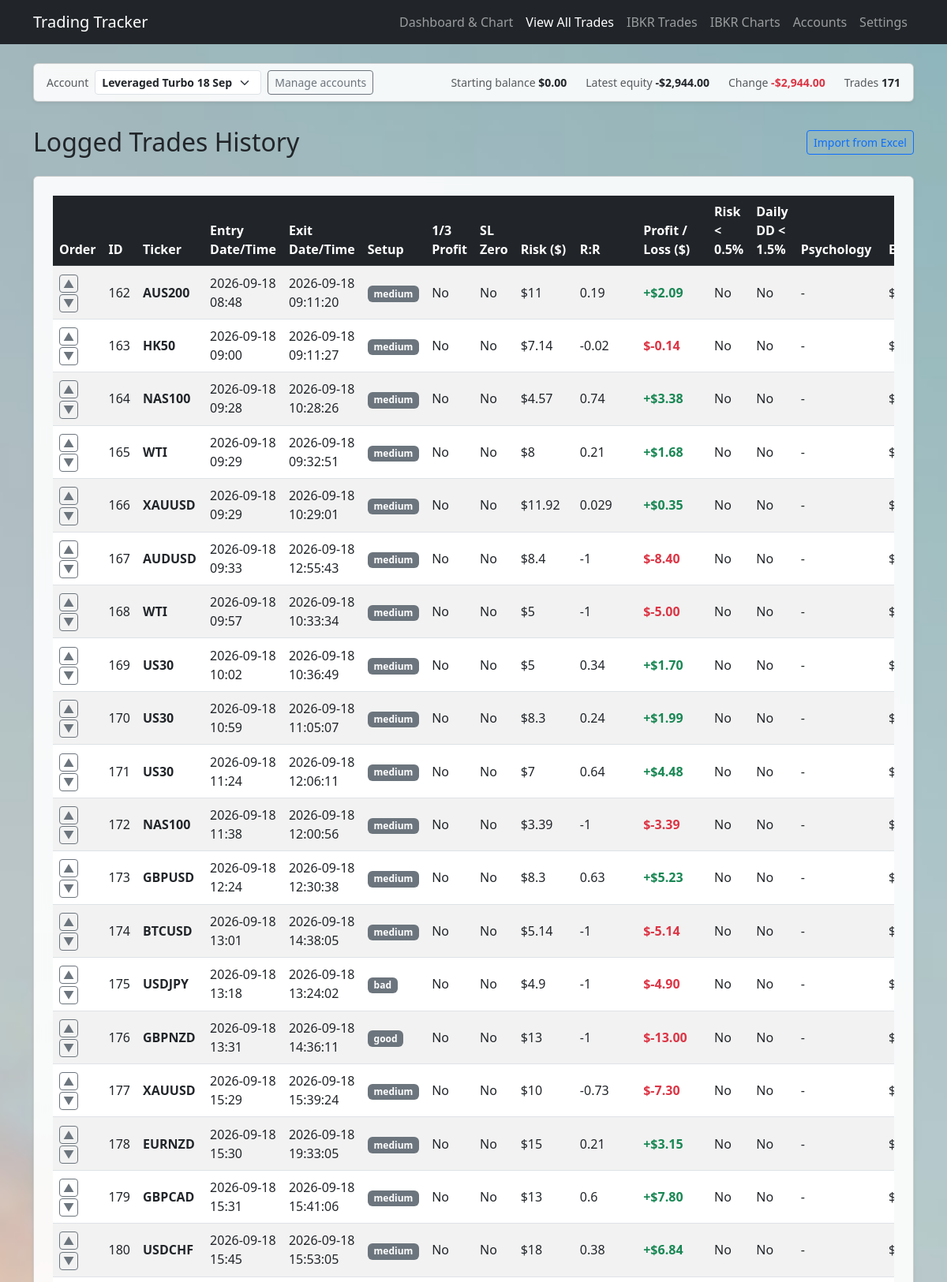
The app's page /trades-list (upper part) with its own data.
### flask_app.py (models this page shows)
class Account(db.Model):
    id = db.Column(db.Integer, primary_key=True)
    name = db.Column(db.String(60), unique=True, nullable=False)
    starting_balance = db.Column(db.Float, nullable=True)
    created = db.Column(db.DateTime, default=datetime.utcnow)

class Trade(db.Model):
    id = db.Column(db.Integer, primary_key=True)
    position = db.Column(db.Integer, default=0)
    setup_quality_str = db.Column(db.String(20), nullable=False)
    ticker = db.Column(db.String(20), nullable=False)
    entry_datetime = db.Column(db.String(50), nullable=False)
    profit_taken_str = db.Column(db.String(10), nullable=False)
    stop_loss_zero_str = db.Column(db.String(10), nullable=False)
    current_equity = db.Column(db.Float, nullable=False)
    risk_str = db.Column(db.String(20), nullable=False)
    risk_reward_str = db.Column(db.String(20), nullable=False)
    risk_under_half_str = db.Column(db.String(10), nullable=True)
    daily_risk_str = db.Column(db.String(10), nullable=True)
    overtrading_str = db.Column(db.String(10), nullable=True, default='no')
    revenge_trading_str = db.Column(db.String(10), nullable=True, default='no')
    impatient_trading_str = db.Column(db.String(10), nullable=True, default='no')
    fearful_trading_str = db.Column(db.String(10), nullable=True, default='no')
    setup_score = db.Column(db.Float, nullable=False)
    profit_score = db.Column(db.Float, nullable=False)
    stop_loss_score = db.Column(db.Float, nullable=False)
    risk_score = db.Column(db.Float, nullable=False)
    risk_reward_score = db.Column(db.Float, nullable=False)
    daily_risk_score = db.Column(db.Float, nullable=True, default=0.0)
    psychology_score = db.Column(db.Float, nullable=True, default=0.0)
    total_score = db.Column(db.Float, nullable=False)
    timestamp = db.Column(db.DateTime, default=datetime.utcnow)
    screenshot_url = db.Column(db.String(500), nullable=True)
    account_id = db.Column(db.Integer, db.ForeignKey('account.id'), nullable=True)
    exit_datetime = db.Column(db.String(50), nullable=True)
    @property
    def psychology_flags(self):
        flags = []
        if self.overtrading_str == 'yes':
            flags.append('Overtrading')
        if self.revenge_trading_str == 'yes':
            flags.append('Revenge')
        if self.impatient_trading_str == 'yes':
            flags.append('Impatient')
        if self.fearful_trading_str == 'yes':
            flags.append('Fearful')
        return flags

### flask_app.py (the view)
@app.route('/trades-list')
def trades_list():
    all_trades = (
        Trade.query.filter_by(account_id=get_active_account().id)
        .order_by(Trade.position.asc())
        .all()
    )
    return render_template('trades.html', trades=all_trades)

### flask_app.py (called while the page is built)
def get_active_account():
    try:
        account = db.session.get(Account, int(request.cookies.get('account_id', '')))
    except ValueError:
        account = None
    return account or Account.query.order_by(Account.id.asc()).first()

def trade_profit_loss(trade):
    try:
        return float(trade.risk_str) * float(trade.risk_reward_str)
    except (TypeError, ValueError):
        return 0.0

def account_summary(account):
    trades = (
        Trade.query.filter_by(account_id=account.id)
        .order_by(Trade.position.asc())
        .all()
    )
    start = account.starting_balance
    latest = trades[-1].current_equity if trades else start
    change = latest - start if latest is not None and start is not None else None
    change_pct = change / start * 100 if change is not None and start and start > 0 else None
    return {
        'trade_count': len(trades),
        'starting_balance': start,
        'latest_equity': latest,
        'change': change,
        'change_pct': change_pct,
        'net_pl': sum(trade_profit_loss(t) for t in trades),
        'avg_score': (
            sum(t.total_score for t in trades) / len(trades) if trades else None
        ),
    }

@app.context_processor
def inject_accounts():
    return {
        'accounts': Account.query.order_by(Account.id.asc()).all(),
        'active_account': get_active_account(),
        'account_summary': account_summary,
    }

### templates/trades.html (shortened to what this page needs)
<!DOCTYPE html>
<html lang="en">
<head>
    <link href="https://cdn.jsdelivr.net/npm/bootstrap@5.3.0/dist/css/bootstrap.min.css" rel="stylesheet">
</head>
<body class="wallpaper-bg">
    <nav class="navbar navbar-expand-lg navbar-dark bg-dark mb-4">
        <div class="container">
            <a class="navbar-brand" href="/">Trading Tracker</a>
            <div class="navbar-nav">
                <a class="nav-link" href="/">Dashboard & Chart</a>
                <a class="nav-link active" href="/trades-list">View All Trades</a>
                <a class="nav-link" href="/ibkr">IBKR Trades</a>
                <a class="nav-link" href="/ibkr-charts">IBKR Charts</a>
                <a class="nav-link" href="/accounts">Accounts</a>
                <a class="nav-link" href="/settings">Settings</a>
            </div>
        </div>
    </nav>
{% include '_account_bar.html' %}
    <div class="container py-3">
        <div class="d-flex justify-content-between align-items-center mb-4">
            <h2 class="m-0">Logged Trades History</h2>
            <a href="/import-screenshots" class="btn btn-outline-primary btn-sm">Import from Excel</a>
        </div>
        <div class="card shadow-sm p-4">
            <div class="table-responsive">
                <table class="table table-striped table-hover align-middle">
                    <thead class="table-dark">
                        <tr>
                            <th>Order</th>
                            <th>ID</th>
                            <th>Ticker</th>
                            <th>Entry Date/Time</th>
                            <th>Exit Date/Time</th>
                            <th>Setup</th>
                            <th>1/3 Profit</th>
                            <th>SL Zero</th>
                            <th>Risk ($)</th>
                            <th>R:R</th>
                            <th>Profit / Loss ($)</th>
                            <th>Risk &lt; 0.5%</th>
                            <th>Daily DD &lt; 1.5%</th>
                            <th>Psychology</th>
                            <th>Equity</th>
                        </tr>
                    </thead>
                    <tbody>
                        {% for trade in trades %}
                        {% set risk_val = trade.risk_str | float(0) %}
                        {% set rr_val = trade.risk_reward_str | float(0) %}
                        {% set pl_val = rr_val * risk_val %}
                        <tr>
                            <td>
                                <a href="/trade/move/{{ trade.id }}/up" class="btn btn-sm btn-outline-secondary py-0 px-1" title="Move Up">▲</a>
                                <a href="/trade/move/{{ trade.id }}/down" class="btn btn-sm btn-outline-secondary py-0 px-1" title="Move Down">▼</a>
                            </td>
                            <td>{{ trade.id }}</td>
                            <td><strong>{{ trade.ticker }}</strong></td>
                            <td>{{ trade.entry_datetime.replace('T', ' ') }}</td>
                            <td>{% if trade.exit_datetime %}{{ trade.exit_datetime.replace('T', ' ') }}{% else %}-{% endif %}</td>
                            <td><span class="badge bg-secondary">{{ trade.setup_quality_str }}</span></td>
                            <td>{{ trade.profit_taken_str | capitalize }}</td>
                            <td>{{ trade.stop_loss_zero_str | capitalize }}</td>
                            <td>${{ trade.risk_str }}</td>
                            <td>{{ trade.risk_reward_str }}</td>
                            <td>
                                <span class="fw-bold {% if pl_val >= 0 %}text-success{% else %}text-danger{% endif %}">
                                    {{ "+" if pl_val > 0 else "" }}${{ "%.2f"|format(pl_val) }}
                                </span>
                            </td>
                            <td>{{ (trade.risk_under_half_str or "-") | capitalize }}</td>
                            <td>{{ (trade.daily_risk_str or "-") | capitalize }}</td>
                            <td>{{ trade.psychology_flags | join(", ") or "-" }}</td>
                            <td>${{ "%.2f"|format(trade.current_equity) }}</td>
                        </tr>
                        {% else %}
                        <tr>
                            <td colspan="18" class="text-center text-muted py-4">No trades logged yet.</td>
                        </tr>
                        {% endfor %}
                    </tbody>
                </table>
            </div>
        </div>
    </div>
</body>
</html>

### templates/_account_macros.html
{% macro money(v) -%}
{%- if v is none -%}&mdash;{%- else -%}{{ '-' if v < 0 else '' }}${{ '{:,.2f}'.format(v | abs) }}{%- endif -%}
{%- endmacro %}
{% macro signed(v) -%}
{%- if v is none -%}&mdash;{%- else -%}{{ '+' if v > 0 else '-' if v < 0 else '' }}${{ '{:,.2f}'.format(v | abs) }}{%- endif -%}
{%- endmacro %}
{% macro tone(v) -%}
{{ 'text-success' if v is not none and v > 0 else 'text-danger' if v is not none and v < 0 else '' }}
{%- endmacro %}

### records on screen
Account: starting_balance "0.00"
Trade: current_equity "-", current_equity "2,944.00"
Trade: id "162", ticker "AUS200", entry_datetime.replace "2026-09-18 08:48", exit_datetime.replace "2026-09-18 09:11:20", setup_quality_str "medium", profit_taken_str "No", stop_loss_zero_str "No", risk_str "11", risk_reward_str "0.19", value "+", pl_val "2.09", risk_under_half_str "No", daily_risk_str "No", psychology_flags "-"
Trade: id "163", ticker "HK50", entry_datetime.replace "2026-09-18 09:00", exit_datetime.replace "2026-09-18 09:11:27", setup_quality_str "medium", profit_taken_str "No", stop_loss_zero_str "No", risk_str "7.14", risk_reward_str "-0.02", pl_val "-0.14", risk_under_half_str "No", daily_risk_str "No", psychology_flags "-"
Trade: id "164", ticker "NAS100", entry_datetime.replace "2026-09-18 09:28", exit_datetime.replace "2026-09-18 10:28:26", setup_quality_str "medium", profit_taken_str "No", stop_loss_zero_str "No", risk_str "4.57", risk_reward_str "0.74", value "+", pl_val "3.38", risk_under_half_str "No", daily_risk_str "No", psychology_flags "-"
Trade: id "165", ticker "WTI", entry_datetime.replace "2026-09-18 09:29", exit_datetime.replace "2026-09-18 09:32:51", setup_quality_str "medium", profit_taken_str "No", stop_loss_zero_str "No", risk_str "8", risk_reward_str "0.21", value "+", pl_val "1.68", risk_under_half_str "No", daily_risk_str "No", psychology_flags "-"
Trade: id "166", ticker "XAUUSD", entry_datetime.replace "2026-09-18 09:29", exit_datetime.replace "2026-09-18 10:29:01", setup_quality_str "medium", profit_taken_str "No", stop_loss_zero_str "No", risk_str "11.92", risk_reward_str "0.029", value "+", pl_val "0.35", risk_under_half_str "No", daily_risk_str "No", psychology_flags "-"
Trade: id "167", ticker "AUDUSD", entry_datetime.replace "2026-09-18 09:33", exit_datetime.replace "2026-09-18 12:55:43", setup_quality_str "medium", profit_taken_str "No", stop_loss_zero_str "No", risk_str "8.4", risk_reward_str "-1", pl_val "-8.40", risk_under_half_str "No", daily_risk_str "No", psychology_flags "-"
Trade: id "168", ticker "WTI", entry_datetime.replace "2026-09-18 09:57", exit_datetime.replace "2026-09-18 10:33:34", setup_quality_str "medium", profit_taken_str "No", stop_loss_zero_str "No", risk_str "5", risk_reward_str "-1", pl_val "-5.00", risk_under_half_str "No", daily_risk_str "No", psychology_flags "-"
Trade: id "169", ticker "US30", entry_datetime.replace "2026-09-18 10:02", exit_datetime.replace "2026-09-18 10:36:49", setup_quality_str "medium", profit_taken_str "No", stop_loss_zero_str "No", risk_str "5", risk_reward_str "0.34", value "+", pl_val "1.70", risk_under_half_str "No", daily_risk_str "No", psychology_flags "-"
Trade: id "170", ticker "US30", entry_datetime.replace "2026-09-18 10:59", exit_datetime.replace "2026-09-18 11:05:07", setup_quality_str "medium", profit_taken_str "No", stop_loss_zero_str "No", risk_str "8.3", risk_reward_str "0.24", value "+", pl_val "1.99", risk_under_half_str "No", daily_risk_str "No", psychology_flags "-"
Trade: id "171", ticker "US30", entry_datetime.replace "2026-09-18 11:24", exit_datetime.replace "2026-09-18 12:06:11", setup_quality_str "medium", profit_taken_str "No", stop_loss_zero_str "No", risk_str "7", risk_reward_str "0.64", value "+", pl_val "4.48", risk_under_half_str "No", daily_risk_str "No", psychology_flags "-"
Trade: id "172", ticker "NAS100", entry_datetime.replace "2026-09-18 11:38", exit_datetime.replace "2026-09-18 12:00:56", setup_quality_str "medium", profit_taken_str "No", stop_loss_zero_str "No", risk_str "3.39", risk_reward_str "-1", pl_val "-3.39", risk_under_half_str "No", daily_risk_str "No", psychology_flags "-"
Trade: id "173", ticker "GBPUSD", entry_datetime.replace "2026-09-18 12:24", exit_datetime.replace "2026-09-18 12:30:38", setup_quality_str "medium", profit_taken_str "No", stop_loss_zero_str "No", risk_str "8.3", risk_reward_str "0.63", value "+", pl_val "5.23", risk_under_half_str "No", daily_risk_str "No", psychology_flags "-"
Trade: id "174", ticker "BTCUSD", entry_datetime.replace "2026-09-18 13:01", exit_datetime.replace "2026-09-18 14:38:05", setup_quality_str "medium", profit_taken_str "No", stop_loss_zero_str "No", risk_str "5.14", risk_reward_str "-1", pl_val "-5.14", risk_under_half_str "No", daily_risk_str "No", psychology_flags "-"
Trade: id "175", ticker "USDJPY", entry_datetime.replace "2026-09-18 13:18", exit_datetime.replace "2026-09-18 13:24:02", setup_quality_str "bad", profit_taken_str "No", stop_loss_zero_str "No", risk_str "4.9", risk_reward_str "-1", pl_val "-4.90", risk_under_half_str "No", daily_risk_str "No", psychology_flags "-"
Trade: id "176", ticker "GBPNZD", entry_datetime.replace "2026-09-18 13:31", exit_datetime.replace "2026-09-18 14:36:11", setup_quality_str "good", profit_taken_str "No", stop_loss_zero_str "No", risk_str "13", risk_reward_str "-1", pl_val "-13.00", risk_under_half_str "No", daily_risk_str "No", psychology_flags "-"
Trade: id "177", ticker "XAUUSD", entry_datetime.replace "2026-09-18 15:29", exit_datetime.replace "2026-09-18 15:39:24", setup_quality_str "medium", profit_taken_str "No", stop_loss_zero_str "No", risk_str "10", risk_reward_str "-0.73", pl_val "-7.30", risk_under_half_str "No", daily_risk_str "No", psychology_flags "-"
Trade: id "178", ticker "EURNZD", entry_datetime.replace "2026-09-18 15:30", exit_datetime.replace "2026-09-18 19:33:05", setup_quality_str "medium", profit_taken_str "No", stop_loss_zero_str "No", risk_str "15", risk_reward_str "0.21", value "+", pl_val "3.15", risk_under_half_str "No", daily_risk_str "No", psychology_flags "-"
Trade: id "179", ticker "GBPCAD", entry_datetime.replace "2026-09-18 15:31", exit_datetime.replace "2026-09-18 15:41:06", setup_quality_str "medium", profit_taken_str "No", stop_loss_zero_str "No", risk_str "13", risk_reward_str "0.6", value "+", pl_val "7.80", risk_under_half_str "No", daily_risk_str "No", psychology_flags "-"
Trade: id "180", ticker "USDCHF", entry_datetime.replace "2026-09-18 15:45", exit_datetime.replace "2026-09-18 15:53:05", setup_quality_str "medium", profit_taken_str "No", stop_loss_zero_str "No", risk_str "18", risk_reward_str "0.38", value "+", pl_val "6.84", risk_under_half_str "No", daily_risk_str "No", psychology_flags "-"

### other values on screen
{{ '+' if v > 0 else '-' if v < 0 else '' }} "-"
{{ '{:,.2f}'.format(v | abs) }} "2,944.00"
{{ s.trade_count }} "171"
form field value "Leveraged Turbo 18 Sep"
